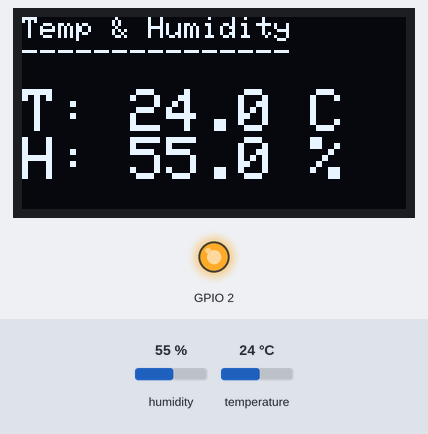
Recording of a program running on a simulated ESP32. Shown: 128×64 one-colour display, output pins drawn as LEDs (lit = HIGH). The inputs (shaded band) are chosen by the test bench; at power-on: humidity 55 %, temperature 24 °C. WiFi joins after 1.5 s; servers stay silent unless stated; what the program prints to the serial monitor is not drawn.

Above: at 4.6 s.
4.7 s: humidity set to 22 %
At 7.0 s:
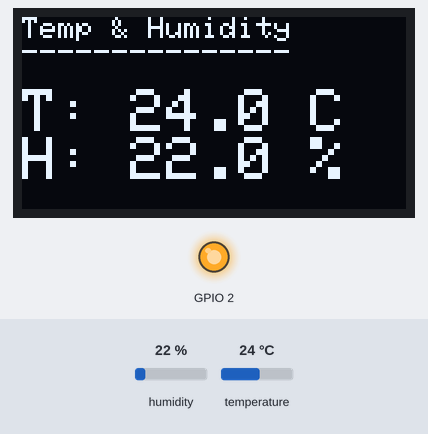
7.8 s: temperature set to 12 °C
At 9.6 s:
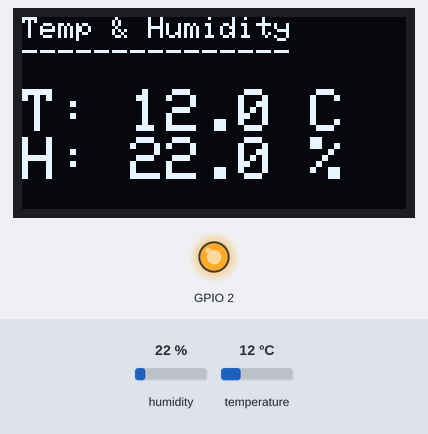
10.9 s: humidity set to 40 %
At 14.3 s:
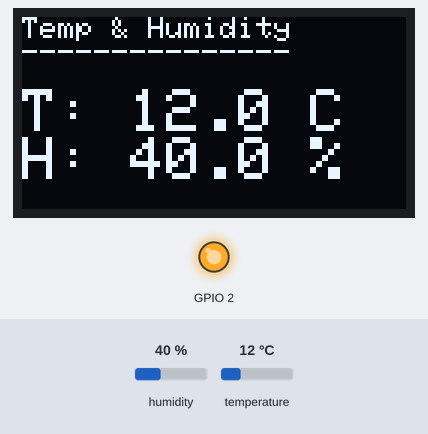
14.6 s: temperature set to 19 °C
At 15.8 s:
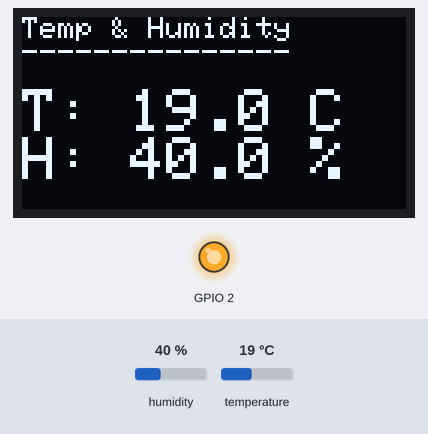
Timing chart, 0 to 17.6 s (numbered marks = the images above; inputs shaded):
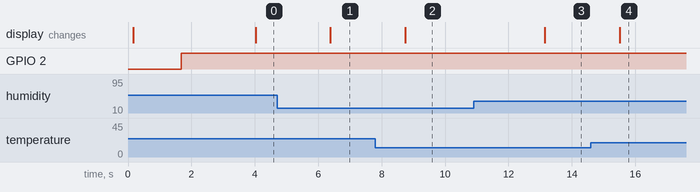

Measured:
- after the input at 4.7 s, the display: changes after 1.7 s (image 1)
- after the input at 7.8 s, the display: changes after 0.94 s (image 2)
- after the input at 10.9 s, the display: changes after 2.2 s (image 3)
- after the input at 14.6 s, the display: changes after 0.90 s (image 4)

The program:

main.cpp
```cpp
#include <Arduino.h>
#include <Common_Config.h>
#include <Connect_Wifi.h>
#include <DHT11_Sensor.h>
#include <OLED_I2C.h>
#include <Send_Data_Firebase.h>

static float current_temperature = 0.0;
static float current_humidity = 0.0;
static unsigned long last_sensor_read_time = 0;
static unsigned long last_display_update_time = 0;

void manager_status_connect_wifi();
void read_data_sensor();
void update_display();

void setup() {
  Serial.begin(115200);
  delay(100);

  Serial.println("\n=== ESP32 Temperature & Humidity Monitor ===");
  // Initialize oled_i2c
  oled_init();

  // Initialize WiFi
  wifi_init();

  // Initialize Firebase (sau khi WiFi đã được khởi tạo)
  firebase_init();

  // Initialize dht_sensor
  dht_init();

  Serial.println("System initialization complete!");
}

void loop() {
  manager_status_connect_wifi();
  read_data_sensor();
  update_display();
}

void manager_status_connect_wifi() {
  pinMode(LED_STATUS_WIFI, OUTPUT);
  digitalWrite(LED_STATUS_WIFI, LOW);

  if (wifi_is_connected()) {
    digitalWrite(LED_STATUS_WIFI, HIGH);
  } else {
    digitalWrite(LED_STATUS_WIFI, LOW);
    wifi_reconnect();
  }
  delay(2000);
}

void read_data_sensor() {
  unsigned long current_time = millis();

  if (current_time - last_sensor_read_time >= SENSOR_READ_INTERVAL) {
    float temperature = dht_read_temperature();
    float humidity = dht_read_humidity();

    if (dht_is_valid_read(temperature, humidity)) {
      current_temperature = temperature;
      current_humidity = humidity;

      Serial.print("Temperature: ");
      Serial.print(temperature);
      Serial.print("°C, Humidity: ");
      Serial.print(humidity);
      Serial.println("%");

      // Gửi dữ liệu lên Firebase (theo kiểu thủ tục C)
      firebase_send_sensor_data(current_temperature, current_humidity);
    } else {
      Serial.println("Invalid sensor reading!");
    }

    last_sensor_read_time = current_time;
  }
}

void update_display() {
  unsigned long current_time = millis();
  if (current_time - last_display_update_time >= 1000) { // Update every second
    if (dht_is_valid_read(current_temperature, current_humidity)) {
      oled_display_data(current_temperature, current_humidity, 0, 0);
    } else {
      oled_display_message("Invalid sensor reading!", 0, 0);
    }

    last_display_update_time = current_time;
  }
}
```
